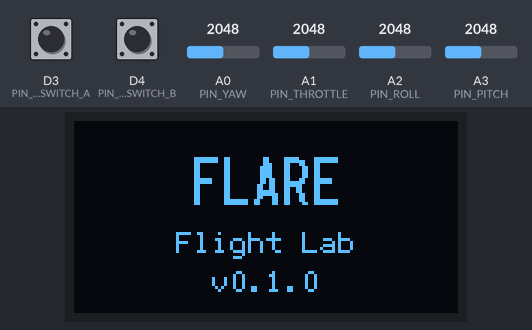
Bench run of a program on a simulated Arduino Nano ESP32. On the bench: 128×64 one-colour display. The test bench sets the inputs (shaded band); at power-on: D3 (PIN_MODE_SWITCH_A) HIGH, D4 (PIN_MODE_SWITCH_B) HIGH, A0 (PIN_YAW) = 2048, A1 (PIN_THROTTLE) = 2048, A2 (PIN_ROLL) = 2048, A3 (PIN_PITCH) = 2048. What the program prints to the serial monitor is not drawn.

Above: at 0.6 s.
At 3.1 s:
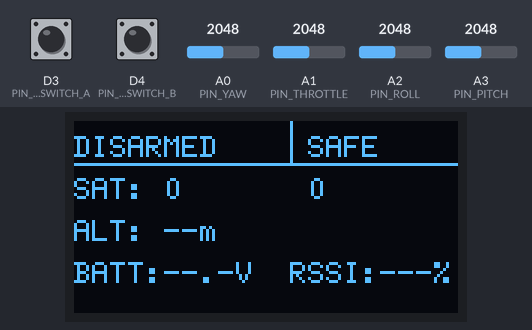
3.2 s: D3 (PIN_MODE_SWITCH_A) pulled LOW for 0.15 s
At 3.38 s:
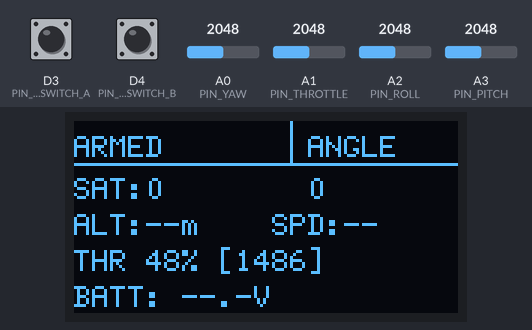
4.9 s: D4 (PIN_MODE_SWITCH_B) pulled LOW for 0.15 s
At 5.08 s:
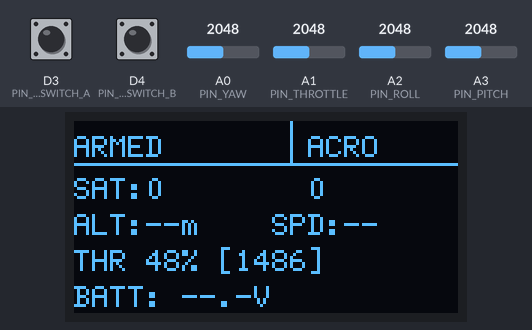
6.6 s: D4 (PIN_MODE_SWITCH_B) pulled LOW for 3.2 s
11.3 s: D3 (PIN_MODE_SWITCH_A) pulled LOW for 3.2 s
At 12.5 s:
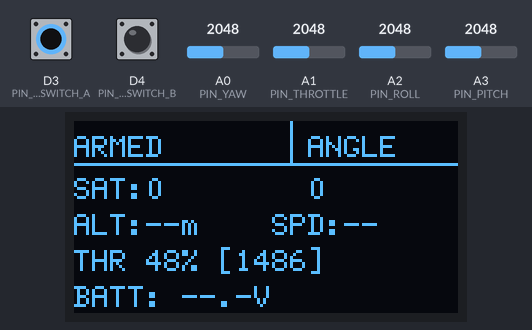
Timing chart, 0 to 14.3 s (numbered marks = the images above; inputs shaded):
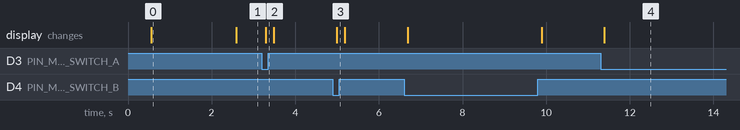

Measured:
- after the input at 3.2 s, the display: changes after 0.09 s (image 2)
- after the input at 4.9 s, the display: changes after 0.09 s (image 3)
- after the input at 11.3 s, the display: changes after 0.09 s (image 4)
- what the display in image 0 shows lasts 2.0 s, from 0.6 s to 2.6 s

The program:

main.cpp
```cpp
// =============================================================================
// FLARE — esp32_remote
// ESP-NOW transmitter: reads sticks + switches, sends FLARE_RC_Packet_t
// to the quad-side ESP32 at 50Hz.
//
// UART wiring (Nano ESP32 → FK723M1, for future telemetry RX):
//   GPIO17 (TX, D4) → STM32 RX
//   GPIO18 (RX, D5) → STM32 TX  (unused in Phase 5, reserved)
//   GND             → GND
//
// Display states:
//   SPLASH  → shown for SPLASH_DURATION_MS on power-on
//   IDLE    → shown while disarmed (mode == SAFE)
//   FLYING  → shown while armed (mode == ANGLE or ACRO)
// =============================================================================

#include <Arduino.h>
#include <U8g2lib.h>
#include <WiFi.h>
#include <esp_now.h>

#include "flare_protocol.h"

// ---------------------------------------------------------------------------
// Target peer — quad-side ESP32 MAC address
// ---------------------------------------------------------------------------
static const uint8_t kQuadMac[6] = {0xD4, 0xE9, 0xF4, 0xE6, 0xE9, 0x90};

// ---------------------------------------------------------------------------
// Pin assignments — sticks and switches
//
// Both gimbals are mounted 90° rotated from their default orientation.
// Pin assignments are swapped here at the source to compensate, so all
// downstream code (packet fields, STM32 mapping) remains semantically correct.
//
//   Left gimbal:  throttle ← X-axis (A1), yaw ← Y-axis (A0)
//   Right gimbal: roll     ← Y-axis (A2), pitch ← X-axis (A3)
// ---------------------------------------------------------------------------
#define PIN_THROTTLE A1  // left gimbal X-axis  (was A0 pre-rotation)
#define PIN_YAW A0       // left gimbal Y-axis  (was A1 pre-rotation)
#define PIN_PITCH A3     // right gimbal X-axis (was A2 pre-rotation)
#define PIN_ROLL A2      // right gimbal Y-axis (was A3 pre-rotation)

#define PIN_MODE_SWITCH_A D3  // mode switch terminal 1 (UP)   — LOW = ANGLE
#define PIN_MODE_SWITCH_B D4  // mode switch terminal 3 (DOWN) — LOW = ACRO
//
// Mode switch truth table:
//   D3=LOW,  D4=HIGH → FLARE_MODE_ANGLE (UP position)
//   D3=HIGH, D4=HIGH → FLARE_MODE_SAFE  (CENTER — forces disarm on FC)
//   D3=HIGH, D4=LOW  → FLARE_MODE_ACRO  (DOWN position)

// ---------------------------------------------------------------------------
// OLED — HiLetgo 2.42" SSD1309 SPI
// ---------------------------------------------------------------------------
#define PIN_OLED_CS D10
#define PIN_OLED_DC D6
#define PIN_OLED_RST D7

static U8G2_SSD1309_128X64_NONAME0_F_4W_HW_SPI u8g2(U8G2_R0, PIN_OLED_CS,
                                                    PIN_OLED_DC, PIN_OLED_RST);

// ---------------------------------------------------------------------------
// Timing
// ---------------------------------------------------------------------------
#define TX_RATE_HZ 50
#define TX_INTERVAL_MS (1000 / TX_RATE_HZ)  // 20ms
#define DISP_INTERVAL_MS 100                // 10Hz display refresh
#define SPLASH_DURATION_MS 2000             // 2s splash on boot

// ---------------------------------------------------------------------------
// ADC calibration — per axis, measured on hardware
// ---------------------------------------------------------------------------
struct AxisCal {
    uint16_t min;
    uint16_t center;
    uint16_t max;
    uint16_t deadband;
    bool reversed;
};

static const AxisCal kThrottle = {326, 0, 3869, 0, false};
static const AxisCal kYaw = {253, 1949, 3418, 60, false};
static const AxisCal kPitch = {38, 1803, 3129, 40, false};
static const AxisCal kRoll = {251, 1623, 3647, 40, false};

// ---------------------------------------------------------------------------
// Diagnostics
// ---------------------------------------------------------------------------
static uint32_t packets_sent = 0;
static uint32_t packets_failed = 0;

// Last sent packet — read by display update
static FLARE_RC_Packet_t last_pkt = {};

// ---------------------------------------------------------------------------
// Display state machine
// ---------------------------------------------------------------------------
enum DisplayState { DISP_SPLASH, DISP_IDLE, DISP_FLYING };

static DisplayState disp_state = DISP_SPLASH;
static uint32_t splash_start = 0;

// ---------------------------------------------------------------------------
// Telemetry placeholders — replaced by real downlink values in future
// ---------------------------------------------------------------------------
static uint8_t telem_sats = 0;
static uint16_t telem_heading = 0;  // degrees
static int32_t telem_alt_dm = 0;    // decimetres (alt_m * 10)
static uint16_t telem_spd_cms = 0;  // cm/s      (spd_ms * 100)

// ---------------------------------------------------------------------------
// ESP-NOW send callback
// ---------------------------------------------------------------------------
static void on_packet_sent(const uint8_t* mac_addr,
                           esp_now_send_status_t status) {
    (void)mac_addr;
    if (status == ESP_NOW_SEND_SUCCESS)
        packets_sent++;
    else
        packets_failed++;
}

// ---------------------------------------------------------------------------
// map_stick()
// ---------------------------------------------------------------------------
static uint16_t map_stick(uint16_t raw, const AxisCal& cal) {
    raw = constrain(raw, cal.min, cal.max);

    uint16_t mapped;

    if (cal.center == 0) {
        mapped =
            (uint16_t)map(raw, cal.min, cal.max, FLARE_CH_MIN, FLARE_CH_MAX);
    } else {
        if (abs((int)raw - (int)cal.center) < (int)cal.deadband) {
            raw = cal.center;
        }
        if (raw <= cal.center) {
            mapped = (uint16_t)map(raw, cal.min, cal.center, FLARE_CH_MIN,
                                   FLARE_CH_MID);
        } else {
            mapped = (uint16_t)map(raw, cal.center, cal.max, FLARE_CH_MID,
                                   FLARE_CH_MAX);
        }
    }

    mapped = constrain(mapped, FLARE_CH_MIN, FLARE_CH_MAX);
    if (cal.reversed) mapped = FLARE_CH_MIN + FLARE_CH_MAX - mapped;
    return mapped;
}

// ---------------------------------------------------------------------------
// read_mode() / read_mode_debounced()
// ---------------------------------------------------------------------------
static uint8_t read_mode() {
    bool a = (digitalRead(PIN_MODE_SWITCH_A) == LOW);
    bool b = (digitalRead(PIN_MODE_SWITCH_B) == LOW);
    if (a) return FLARE_MODE_ANGLE;
    if (b) return FLARE_MODE_ACRO;
    return FLARE_MODE_SAFE;
}

#define DEBOUNCE_MS 20

static uint8_t read_mode_debounced() {
    static uint8_t last_stable = FLARE_MODE_SAFE;
    static uint8_t candidate = FLARE_MODE_SAFE;
    static uint32_t changed_at = 0;

    uint8_t current = read_mode();
    if (current != candidate) {
        candidate = current;
        changed_at = millis();
    }
    if ((millis() - changed_at) >= DEBOUNCE_MS) {
        last_stable = candidate;
    }
    return last_stable;
}

// ---------------------------------------------------------------------------
// mode_str()
// ---------------------------------------------------------------------------
static const char* mode_str(uint8_t mode) {
    switch (mode) {
        case FLARE_MODE_ANGLE:
            return "ANGLE";
        case FLARE_MODE_ACRO:
            return "ACRO";
        default:
            return "SAFE";
    }
}

// ---------------------------------------------------------------------------
// draw_splash()
// ---------------------------------------------------------------------------
static void draw_splash() {
    u8g2.clearBuffer();

    u8g2.setFont(u8g2_font_logisoso16_tr);
    uint8_t w = u8g2.getStrWidth("FLARE");
    u8g2.setCursor((128 - w) / 2, 28);
    u8g2.print("FLARE");

    u8g2.setFont(u8g2_font_6x12_tr);
    w = u8g2.getStrWidth("Flight Lab");
    u8g2.setCursor((128 - w) / 2, 44);
    u8g2.print("Flight Lab");

    w = u8g2.getStrWidth("v0.1.0");
    u8g2.setCursor((128 - w) / 2, 57);
    u8g2.print("v0.1.0");

    u8g2.sendBuffer();
}

// ---------------------------------------------------------------------------
// draw_idle()
//
//   DISARMED  |  SAFE
//   SAT:  0   |  0°
//   ALT:  --m
//   BATT: --.-V   RSSI:---%
// ---------------------------------------------------------------------------
static void draw_idle() {
    u8g2.clearBuffer();
    u8g2.setFont(u8g2_font_6x12_tr);

    uint8_t mode = last_pkt.mode;

    // Row 1 — arm state | mode
    u8g2.setCursor(0, 12);
    u8g2.print("DISARMED");
    u8g2.setCursor(78, 12);
    u8g2.print(mode_str(mode));

    u8g2.drawHLine(0, 14, 128);
    u8g2.drawVLine(72, 0, 14);

    // Row 2 — satellites | heading
    u8g2.setCursor(0, 26);
    u8g2.print("SAT: ");
    u8g2.print(telem_sats);
    u8g2.setCursor(78, 26);
    u8g2.print(telem_heading);
    u8g2.print((char)176);

    // Row 3 — altitude
    u8g2.setCursor(0, 40);
    u8g2.print("ALT: ");
    if (telem_alt_dm == 0) {
        u8g2.print("--");
    } else {
        u8g2.print(telem_alt_dm / 10);
        u8g2.print(".");
        u8g2.print(telem_alt_dm % 10);
    }
    u8g2.print("m");

    // Row 4 — battery + RSSI placeholders
    u8g2.setCursor(0, 54);
    u8g2.print("BATT:--.-V  RSSI:---%");

    u8g2.sendBuffer();
}

// ---------------------------------------------------------------------------
// draw_flying()
//
//   ARMED   |  ANGLE
//   SAT:  0 |  0°
//   ALT: --m   SPD:--
//   THR 50% [1500]
//   BATT: --.-V
// ---------------------------------------------------------------------------
static void draw_flying() {
    u8g2.clearBuffer();
    u8g2.setFont(u8g2_font_6x12_tr);

    uint8_t mode = last_pkt.mode;
    uint16_t thr_raw = last_pkt.throttle;
    uint8_t thr_pct = (uint8_t)map(thr_raw, FLARE_CH_MIN, FLARE_CH_MAX, 0, 100);

    // Row 1 — arm state | mode
    u8g2.setCursor(0, 12);
    u8g2.print("ARMED");
    u8g2.setCursor(78, 12);
    u8g2.print(mode_str(mode));

    u8g2.drawHLine(0, 14, 128);
    u8g2.drawVLine(72, 0, 14);

    // Row 2 — satellites | heading
    u8g2.setCursor(0, 26);
    u8g2.print("SAT:");
    u8g2.print(telem_sats);
    u8g2.setCursor(78, 26);
    u8g2.print(telem_heading);
    u8g2.print((char)176);

    // Row 3 — altitude | speed
    u8g2.setCursor(0, 38);
    u8g2.print("ALT:");
    if (telem_alt_dm == 0) {
        u8g2.print("--");
    } else {
        u8g2.print(telem_alt_dm / 10);
        u8g2.print(".");
        u8g2.print(telem_alt_dm % 10);
    }
    u8g2.print("m");

    u8g2.setCursor(66, 38);
    u8g2.print("SPD:");
    if (telem_spd_cms == 0) {
        u8g2.print("--");
    } else {
        u8g2.print(telem_spd_cms / 100);
        u8g2.print(".");
        u8g2.print((telem_spd_cms % 100) / 10);
    }

    // Row 4 — throttle % and raw RC value
    u8g2.setCursor(0, 50);
    u8g2.print("THR ");
    u8g2.print(thr_pct);
    u8g2.print("% [");
    u8g2.print(thr_raw);
    u8g2.print("]");

    // Row 5 — battery placeholder
    u8g2.setCursor(0, 62);
    u8g2.print("BATT: --.-V");

    u8g2.sendBuffer();
}

// ---------------------------------------------------------------------------
// update_display()
//
// armed = mode is ANGLE or ACRO (matches read_and_send() logic exactly)
// ---------------------------------------------------------------------------
static void update_display() {
    bool armed = (last_pkt.armed == FLARE_ARMED);

    switch (disp_state) {
        case DISP_SPLASH:
            if ((millis() - splash_start) >= SPLASH_DURATION_MS) {
                disp_state = armed ? DISP_FLYING : DISP_IDLE;
                armed ? draw_flying() : draw_idle();
            }
            break;

        case DISP_IDLE:
            if (armed) {
                disp_state = DISP_FLYING;
                draw_flying();
            } else {
                draw_idle();
            }
            break;

        case DISP_FLYING:
            if (!armed) {
                disp_state = DISP_IDLE;
                draw_idle();
            } else {
                draw_flying();
            }
            break;
    }
}

// ---------------------------------------------------------------------------
// read_and_send()
// ---------------------------------------------------------------------------
static void read_and_send() {
    FLARE_RC_Packet_t pkt = {};

    pkt.magic = FLARE_PACKET_MAGIC;
    pkt.throttle = map_stick(analogRead(PIN_THROTTLE), kThrottle);
    pkt.yaw = map_stick(analogRead(PIN_YAW), kYaw);
    pkt.pitch = map_stick(analogRead(PIN_PITCH), kPitch);
    pkt.roll = map_stick(analogRead(PIN_ROLL), kRoll);

    pkt.mode = read_mode_debounced();
    pkt.armed = (pkt.mode != FLARE_MODE_SAFE) ? FLARE_ARMED : FLARE_DISARMED;

    pkt.reserved[0] = 0;
    pkt.reserved[1] = 0;
    pkt.checksum = flare_checksum(&pkt);

    esp_now_send(kQuadMac, (const uint8_t*)&pkt, FLARE_PACKET_SIZE);
    last_pkt = pkt;
}

// ---------------------------------------------------------------------------
// setup()
// ---------------------------------------------------------------------------
void setup() {
    Serial.begin(115200);
    delay(500);
    Serial.println("[FLARE] esp32_remote booting...");

    // Switch pins
    pinMode(PIN_MODE_SWITCH_A, INPUT_PULLUP);
    pinMode(PIN_MODE_SWITCH_B, INPUT_PULLUP);

    // OLED — draw splash immediately
    u8g2.begin();
    splash_start = millis();
    draw_splash();

    // ESP-NOW
    WiFi.mode(WIFI_STA);
    WiFi.disconnect();

    Serial.print("[FLARE] MAC address: ");
    Serial.println(WiFi.macAddress());

    if (esp_now_init() != ESP_OK) {
        Serial.println("[FLARE] ERROR: esp_now_init() failed - halting");
        u8g2.clearBuffer();
        u8g2.setFont(u8g2_font_6x12_tr);
        u8g2.setCursor(0, 12);
        u8g2.print("ESP-NOW FAIL");
        u8g2.sendBuffer();
        while (true) {
            delay(1000);
        }
    }

    esp_now_register_send_cb(on_packet_sent);

    esp_now_peer_info_t peer = {};
    memcpy(peer.peer_addr, kQuadMac, 6);
    peer.channel = 0;
    peer.encrypt = false;

    if (esp_now_add_peer(&peer) != ESP_OK) {
        Serial.println("[FLARE] ERROR: esp_now_add_peer() failed - halting");
        u8g2.clearBuffer();
        u8g2.setFont(u8g2_font_6x12_tr);
        u8g2.setCursor(0, 12);
        u8g2.print("PEER ADD FAIL");
        u8g2.sendBuffer();
        while (true) {
            delay(1000);
        }
    }

    Serial.println("[FLARE] ESP-NOW transmitter ready");
    Serial.printf(
        "[FLARE] Transmitting to %02X:%02X:%02X:%02X:%02X:%02X at %dHz\n",
        kQuadMac[0], kQuadMac[1], kQuadMac[2], kQuadMac[3], kQuadMac[4],
        kQuadMac[5], TX_RATE_HZ);
}

// ---------------------------------------------------------------------------
// loop()
// ---------------------------------------------------------------------------
void loop() {
    static uint32_t last_tx_ms = 0;
    static uint32_t last_disp_ms = 0;
    static uint32_t last_report_ms = 0;
    uint32_t now = millis();

    if (now - last_tx_ms >= TX_INTERVAL_MS) {
        last_tx_ms = now;
        read_and_send();
    }

    if (now - last_disp_ms >= DISP_INTERVAL_MS) {
        last_disp_ms = now;
        update_display();
    }

    if (now - last_report_ms >= 5000) {
        last_report_ms = now;
        Serial.printf("[FLARE] tx_ok=%lu  tx_fail=%lu\n", packets_sent,
                      packets_failed);
    }
}
```
